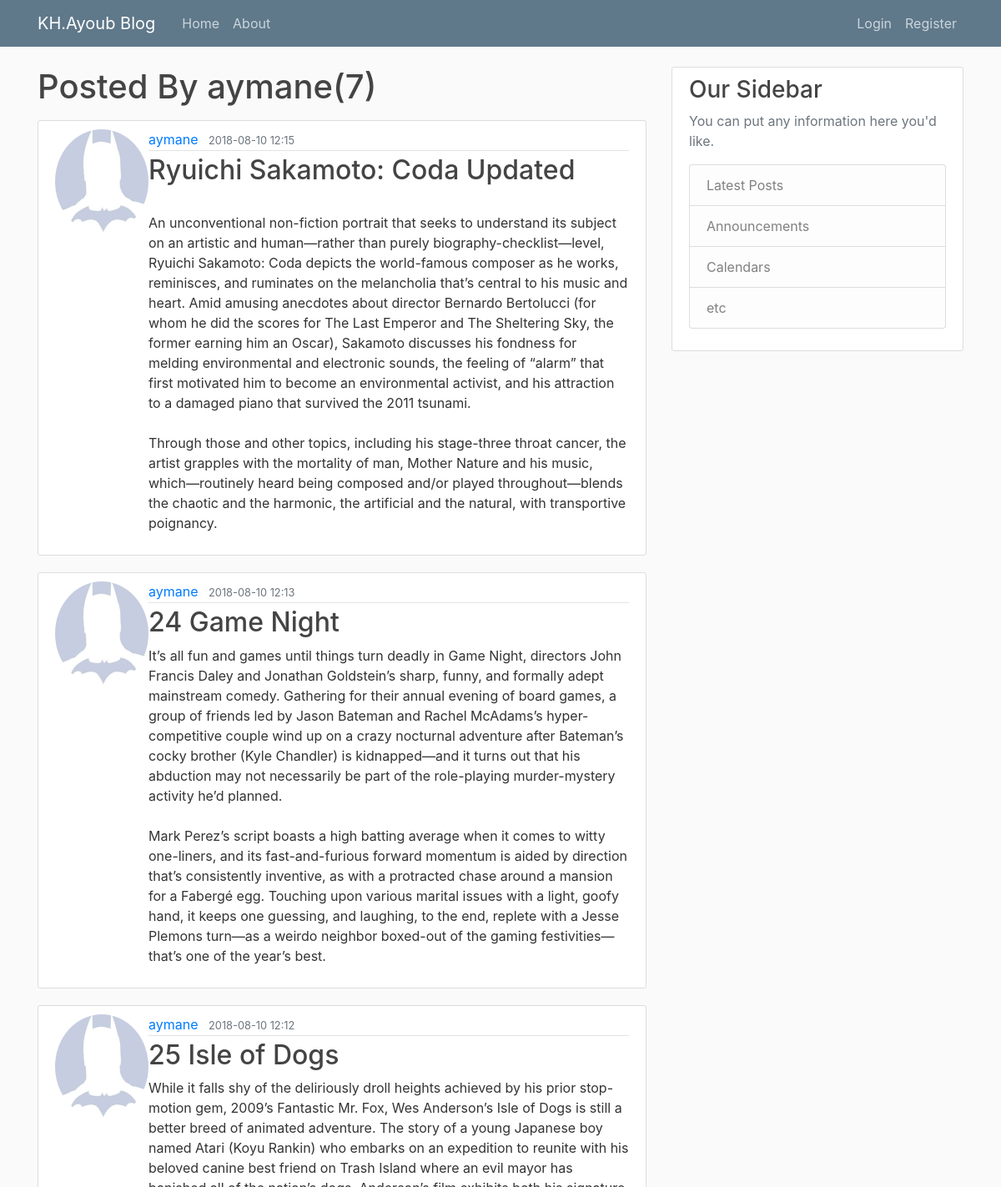
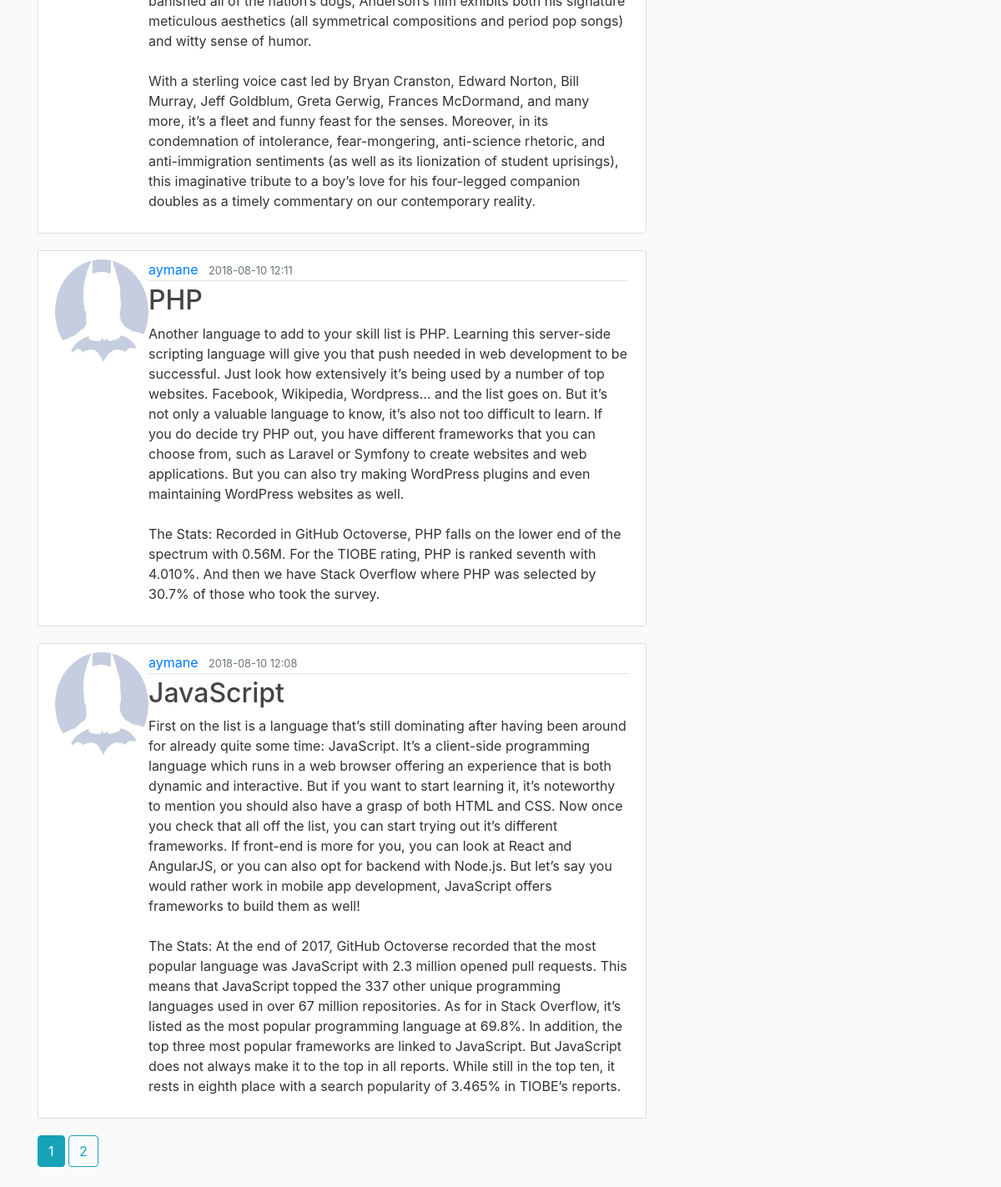
Screenshot of /user/aymane with the database file from the repository (2 pictures, top to bottom).
### flaskblog/models.py (models this page shows, shortened)
class User(db.Model, UserMixin):
	id = db.Column(db.Integer, primary_key=True)
	username = db.Column(db.String(16), unique=True, nullable=False)
	email = db.Column(db.String(120), unique=True, nullable=False)
	password = db.Column(db.String(60), nullable=False)
	image_file = db.Column(db.String(20), nullable=False, default='default.jpg')
	posts = db.relationship('Post', backref='author', lazy=True) #one-to-many a user can have a lot of posts

class Post(db.Model):
	id = db.Column(db.Integer, primary_key=True)
	title = db.Column(db.String(100), nullable=False)
	date_posted = db.Column(db.DateTime, default=datetime.utcnow,nullable=False)
	content = db.Column(db.Text, nullable=False)
	user_id = db.Column(db.Integer, db.ForeignKey('user.id'), nullable=False) #relationship to User Model

### flaskblog/routes.py (the view)
@app.route("/user/<string:username>")
def user(username):
	page = request.args.get('page',1,type=int)
	user = User.query.filter_by(username=username).first_or_404()
	data = Post.query.filter_by(author=user).order_by(Post.date_posted.desc()).paginate(page=page,per_page=5)
	return render_template('user_post.html',posts=data,title='User Post',user=user)

### flaskblog/templates/user_post.html (shortened to what this page needs)
{% extends "layout.html" %}
{% block content %}
	<h1 class="mb-3">Posted By {{user.username}}({{posts.total}})</h1>
	{% for post in posts.items %}
	<article class="media content-section">
	  <img class="rounded-circle article-image" src="{{url_for('static',filename='profil_pics/'+post.author.image_file)}}">
	  <div class="media-body">
	    <div class="article-metadata">
	      <a class="mr-2" href="{{url_for('user',username=user.username)}}">{{ post.author.username }}</a>
	      <small class="text-muted">{{ post.date_posted.strftime('%Y-%m-%d %H:%M') }}</small>
	    </div>
	    <h2><a class="article-title" href="{{ url_for('post',post_id=post.id) }}">{{ post.title }}</a></h2>
	    <p class="article-content">{{ post.content }}</p>
	  </div>
	</article>
	{% endfor %}
	{% for num_page in posts.iter_pages(left_edge=1,right_edge=1,left_current=1,right_current=2) %}
		{% if num_page %}
			{%if posts.page == num_page %}
				<a class="btn btn-info mb-4" href="{{url_for('user',username=user.username,page=num_page)}}">{{ num_page }}</a>
			{% else %}
				<a class="btn btn-outline-info mb-4" href="{{url_for('user',username=user.username,page=num_page)}}">{{ num_page }}</a>
			{% endif %}
		{% else %}
			...
		{% endif %}
	{% endfor %}
{% endblock content %}

### flaskblog/static/main.css (style rules this page uses)
body { background: #fafafa; color: #333333; margin-top: 5rem; }
h1, h2, h3, h4, h5, h6 { color: #444444; }
.content-section { background: #ffffff; padding: 10px 20px; border: 1px solid #dddddd; border-radius: 3px; margin-bottom: 20px; }
.article-title { color: #444444; }
.article-content { white-space: pre-line; }
.article-metadata { padding-bottom: 1px; margin-bottom: 4px; border-bottom: 1px solid #e3e3e3 }

### rows the page displays
User: username "aymane"
Post: image_file (placeholder picture), author.username "aymane", date_posted "2018-08-10 12:15", title "Ryuichi Sakamoto: Coda Updated", content "An unconventional non-fiction portrait that seeks to understand its subject on an artistic and human—rather than purely biography-checklist—level, Ryuichi Sakamoto: Coda depicts the world-famous composer as he works, reminisces, and ruminates on the melancholia that’s central to his music and heart. Amid amusing anecdotes about director Bernardo Bertolucci (for whom he did the scores for The Last Emperor and The Sheltering Sky, the former earning him an Oscar), Sakamoto discusses his fondness for melding environmental and electronic sounds, the feeling of “alarm” that first motivated him to become an environmental activist, and his attraction to a damaged piano that survived the 2011…"
Post: image_file (placeholder picture), author.username "aymane", date_posted "2018-08-10 12:13", title "24 Game Night", content "It’s all fun and games until things turn deadly in Game Night, directors John Francis Daley and Jonathan Goldstein’s sharp, funny, and formally adept mainstream comedy. Gathering for their annual evening of board games, a group of friends led by Jason Bateman and Rachel McAdams’s hyper-competitive couple wind up on a crazy nocturnal adventure after Bateman’s cocky brother (Kyle Chandler) is kidnapped—and it turns out that his abduction may not necessarily be part of the role-playing murder-mystery activity he’d planned. Mark Perez’s script boasts a high batting average when it comes to witty one-liners, and its fast-and-furious forward momentum is aided by direction that’s consistently…"
Post: image_file (placeholder picture), author.username "aymane", date_posted "2018-08-10 12:12", title "25 Isle of Dogs", content "While it falls shy of the deliriously droll heights achieved by his prior stop-motion gem, 2009’s Fantastic Mr. Fox, Wes Anderson’s Isle of Dogs is still a better breed of animated adventure. The story of a young Japanese boy named Atari (Koyu Rankin) who embarks on an expedition to reunite with his beloved canine best friend on Trash Island where an evil mayor has banished all of the nation’s dogs, Anderson’s film exhibits both his signature meticulous aesthetics (all symmetrical compositions and period pop songs) and witty sense of humor. With a sterling voice cast led by Bryan Cranston, Edward Norton, Bill Murray, Jeff Goldblum, Greta Gerwig, Frances McDormand, and many more, it’s a…"
Post: image_file (placeholder picture), author.username "aymane", date_posted "2018-08-10 12:11", title "PHP", content "Another language to add to your skill list is PHP. Learning this server-side scripting language will give you that push needed in web development to be successful. Just look how extensively it’s being used by a number of top websites. Facebook, Wikipedia, Wordpress… and the list goes on. But it’s not only a valuable language to know, it’s also not too difficult to learn. If you do decide try PHP out, you have different frameworks that you can choose from, such as Laravel or Symfony to create websites and web applications. But you can also try making WordPress plugins and even maintaining WordPress websites as well. The Stats: Recorded in GitHub Octoverse, PHP falls on the lower end of the…"
Post: image_file (placeholder picture), author.username "aymane", date_posted "2018-08-10 12:08", title "JavaScript", content "First on the list is a language that’s still dominating after having been around for already quite some time: JavaScript. It’s a client-side programming language which runs in a web browser offering an experience that is both dynamic and interactive. But if you want to start learning it, it’s noteworthy to mention you should also have a grasp of both HTML and CSS. Now once you check that all off the list, you can start trying out it’s different frameworks. If front-end is more for you, you can look at React and AngularJS, or you can also opt for backend with Node.js. But let’s say you would rather work in mobile app development, JavaScript offers frameworks to build them as well! The Stats:…"

### other values shown
{{ posts.total }} "7"
{{ num_page }} "1"
{{ num_page }} "2"
